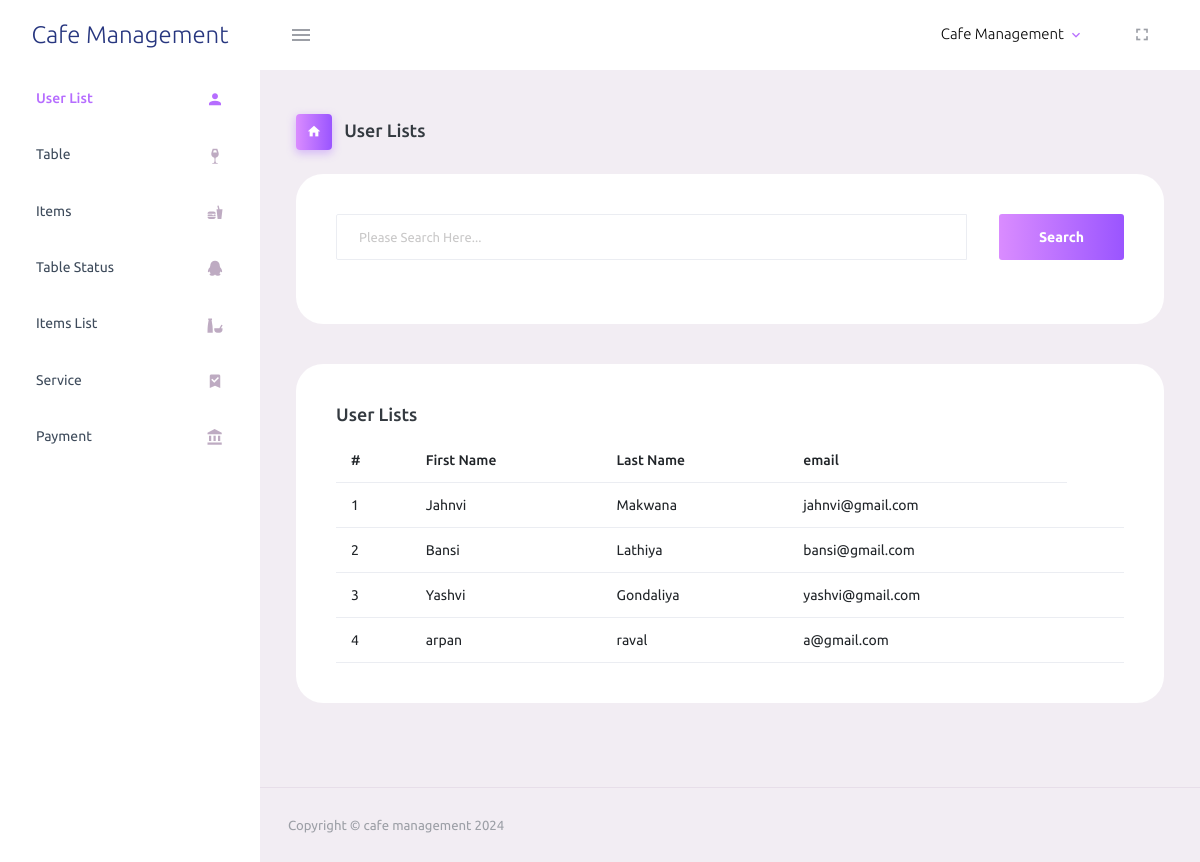
Screenshot of /admin_site/pages/dashboard.php (signed in) with the database file from the repository.
### tables this page shows
CREATE TABLE `users_list` (
  `id` int(11) NOT NULL,
  `firstname` varchar(255) NOT NULL,
  `lastname` varchar(255) NOT NULL,
  `email` varchar(255) NOT NULL,
  `password` varchar(255) NOT NULL
);

### admin_site/pages/dashboard.php (the view, shortened to what this page needs)
<?php
$conn = new mysqli("localhost", "root", "", "cafe_management");
$sql_query_items = "SELECT * FROM users_list";
$result_items = $conn->query($sql_query_items);
?>
<!DOCTYPE html>
<html lang="en">
  <head>
    <link rel="stylesheet" href="../assets/vendors/mdi/css/materialdesignicons.min.css">
    <link rel="stylesheet" href="../assets/vendors/css/vendor.bundle.base.css">
    <link rel="stylesheet" href="../assets/css/style.css">
  </head>
  <body>
    <div class="container-scroller">
      <nav class="navbar default-layout-navbar col-lg-12 col-12 p-0 fixed-top d-flex flex-row">
        <div class="text-center navbar-brand-wrapper d-flex align-items-center justify-content-center">
          <a class="navbar-brand brand-logo" href="./dashboard.php">Cafe Management</a>
        </div>
        <div class="navbar-menu-wrapper d-flex align-items-stretch">
          <button class="navbar-toggler navbar-toggler align-self-center" type="button" data-toggle="minimize">
            <span class="mdi mdi-menu"></span>
          </button>
          <ul class="navbar-nav navbar-nav-right">
            <li class="nav-item nav-profile dropdown">
              <a class="nav-link dropdown-toggle" id="profileDropdown" href="#" data-bs-toggle="dropdown" aria-expanded="false">
                <div class="nav-profile-text">
                  <p class="mb-1 text-black">Cafe Management</p>
                </div>
              </a>
            </li>
            <li class="nav-item d-none d-lg-block full-screen-link">
              <a class="nav-link">
                <i class="mdi mdi-fullscreen" id="fullscreen-button"></i>
              </a>
            </li>
          </ul>
        </div>
      </nav>
      <div class="container-fluid page-body-wrapper">
        <nav class="sidebar sidebar-offcanvas" id="sidebar">
          <ul class="nav">
            <li class="nav-item">
              <a class="nav-link" href="./dashboard.php">
                <span class="menu-title">User List</span>
                <i class="mdi mdi-account menu-icon"></i>
              </a>
            </li>
            <li class="nav-item">
              <a class="nav-link" href="./table.php">
                <span class="menu-title">Table</span>
                <i class="mdi mdi-glass-wine menu-icon"></i>
              </a>
            </li>
            <li class="nav-item">
              <a class="nav-link" href="./items.php">
                <span class="menu-title">Items</span>
                <i class="mdi mdi-food menu-icon"></i>
              </a>
            </li>
            <li class="nav-item">
              <a class="nav-link" href="./table_status.php">
                <span class="menu-title">Table Status</span>
                <i class="mdi mdi-qqchat menu-icon"></i>
              </a>
            </li>
            <li class="nav-item">
                        <a class="nav-link" href="./order_list.php">
                            <span class="menu-title">Items List</span>
                            <i class="mdi mdi-food-variant menu-icon"></i>
                        </a>
                    </li>
            <li class="nav-item">
              <a class="nav-link" href="./banner.php">
                <span class="menu-title">Service</span>
                <i class="mdi mdi-bookmark-check menu-icon"></i>
              </a>
            </li>
            <li class="nav-item">
                        <a class="nav-link" href="./payment_list.php">
                            <span class="menu-title">Payment</span>
                            <i class="mdi mdi-bank menu-icon"></i>
                        </a>
                    </li>
          </ul>
        </nav>
        <div class="main-panel">
          <div class="content-wrapper">
            <div class="page-header">
              <h3 class="page-title">
                <span class="page-title-icon bg-gradient-primary text-white me-2">
                  <i class="mdi mdi-home"></i>
                </span> User Lists
              </h3>
            </div>
            <div class="row">
            <div class="col-12 grid-margin">
              <div class="card">
                <div class="card-body">
                  <form method="POST" action="" id="add" style="display:block">
                    <div class="add-items d-flex gap-4">
                      <input type="text" name="table_name" class="form-control todo-list-input"
                        placeholder="Please Search Here...">
                      <button type="submit" class="add btn btn-gradient-primary font-weight-bold"
                        id="primary">Search</button>
                    </div>
                    <?php
                    if ($_SERVER["REQUEST_METHOD"] == "POST") {
                      $search_query = $_POST["table_name"];
                      $sql_query_items = "SELECT * FROM users_list WHERE firstname LIKE '%$search_query%' OR lastname LIKE '%$search_query%' OR email LIKE '%$search_query%'";
                      $result_items = $conn->query($sql_query_items);
                  } else {
                      $sql_query_items = "SELECT * FROM users_list";
                      $result_items = $conn->query($sql_query_items);
                  }
                    ?>
                  </form>
                </div>
              </div>
            </div>
          </div>
            <div class="row">
              <div class="col-12 grid-margin">
                <div class="card">
                  <div class="card-body">
                    <h4 class="card-title">User Lists</h4>
                    <div class="table-responsive">
                      <table class="table">
                        <thead>
                          <tr>
                            <th> # </th>
                            <th> First Name </th>
                            <th> Last Name </th>
                            <th> email </th>
                          </tr>
                        </thead>
                        <tbody>
                        <?php
                          if ($result_items->num_rows > 0) {
                            $counter = 1;
                            while ($row = $result_items->fetch_assoc()) {
                                $firstname = $row["firstname"];
                                $lastname = $row["lastname"];
                                $email =  $row["email"];
                                $id = $counter;
                                ?>
                                <tr>
                                    <td>
                                        <?php echo $id; ?>
                                    </td>
                                    <td> <?php echo $firstname; ?> </td>
                                    <td>
                                        <?php echo $lastname; ?>
                                    </td>
                                    <td> <?php echo $email; ?> </td>
                                    <td>
                              </td>
                                </tr>
                                </tbody>
                                <?php
                                $counter++;
                              }
                            } else {
                                echo "No items found in the database.";
                            }
                    ?>
                      </table>
                    </div>
                  </div>
                </div>
              </div>
            </div>
          </div>
          <footer class="footer">
            <div class="container-fluid d-flex justify-content-between">
              <span class="text-muted d-block text-center text-sm-start d-sm-inline-block">Copyright © cafe management 2024
              </span>
            </div>
          </footer>
        </div>
      </div>
    </div>
  </body>
</html>

### rows the page displays
users_list: id "1", firstname "Jahnvi", lastname "Makwana", email "jahnvi@gmail.com"
users_list: id "2", firstname "Bansi", lastname "Lathiya", email "bansi@gmail.com"
users_list: id "3", firstname "Yashvi", lastname "Gondaliya", email "yashvi@gmail.com"
users_list: id "4", firstname "arpan", lastname "raval", email "a@gmail.com"
